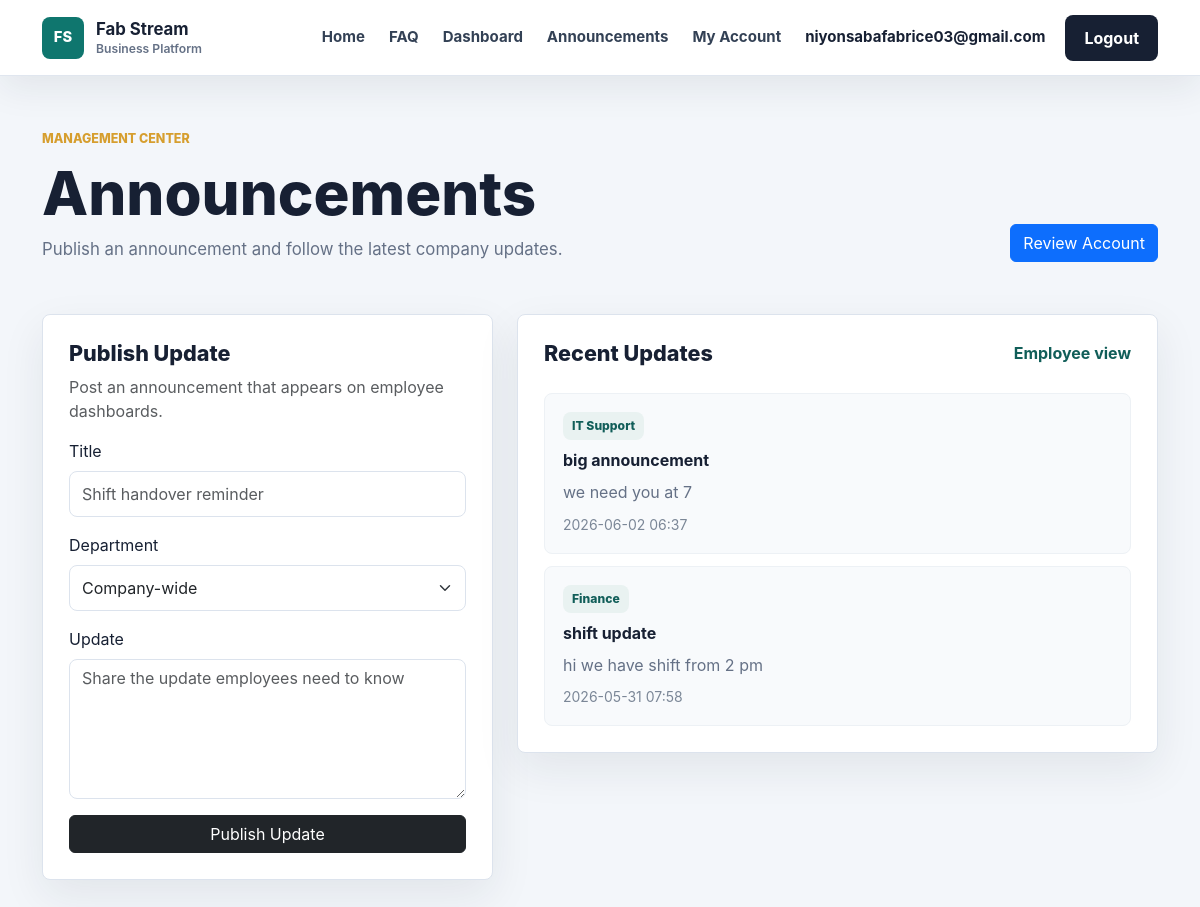
The page /manager-dashboard (signed in) on the database its author committed.
### app/models.py (models this page shows, shortened)
class User(db.Model, UserMixin):
    id = db.Column(db.Integer, primary_key=True)
    username = db.Column(db.String(100), unique=True, nullable=False)
    email = db.Column(db.String(120), unique=True, nullable=False)
    password = db.Column(db.String(200), nullable=False)
    role = db.Column(db.String(20), default='employee')
    full_name = db.Column(db.String(120), nullable=True)
    employee_number = db.Column(db.String(40), unique=True, nullable=True)
    employee_code = db.Column(db.String(40), nullable=True)
    phone = db.Column(db.String(40), nullable=True)
    department = db.Column(db.String(80), nullable=True)
    position = db.Column(db.String(100), nullable=True)
    hire_date = db.Column(db.String(20), nullable=True)

class CompanyUpdate(db.Model):
    id = db.Column(db.Integer, primary_key=True)
    title = db.Column(db.String(150), nullable=False)
    body = db.Column(db.Text, nullable=False)
    department = db.Column(db.String(80), default='Company-wide')
    created_at = db.Column(db.DateTime, default=datetime.utcnow)
    author_id = db.Column(db.Integer, db.ForeignKey('user.id'), nullable=False)
    author = db.relationship('User', backref='company_updates')

### app/routes.py (the view)
@routes.route('/manager-dashboard')
@login_required
def manager_dashboard():
    employees = User.query.order_by(User.username.asc()).all() if is_admin() else []
    stats = {
        'employees': User.query.count(),
        'reports': ReportDocument.query.count(),
        'updates': CompanyUpdate.query.count(),
        'messages': ChatMessage.query.count()
    }
    updates = CompanyUpdate.query.order_by(CompanyUpdate.created_at.desc()).limit(8).all()
    departments = Department.query.order_by(Department.name.asc()).all()
    return render_template('manager_dashboard.html', stats=stats, updates=updates, departments=departments, employees=employees, is_admin=is_admin())

### app/__init__.py (called while the page is built)
def create_app():
    flask_app = Flask(__name__)
    flask_app.config.from_object(Config)
    flask_app.config['UPLOAD_FOLDER'] = os.path.join(flask_app.instance_path, flask_app.config['UPLOAD_FOLDER'])
    os.makedirs(flask_app.config['UPLOAD_FOLDER'], exist_ok=True)
    db.init_app(flask_app)
    bcrypt.init_app(flask_app)
    login_manager.init_app(flask_app)
    socketio.init_app(flask_app)
    migrate.init_app(flask_app, db, render_as_batch=True)
    with flask_app.app_context():
        from . import models
        db.create_all()
    from .models import User
    @login_manager.user_loader
    def load_user(user_id):
        return db.session.get(User, int(user_id))
    from .routes import routes
    from . import crud_routes
    flask_app.register_blueprint(routes)
    return flask_app

### app/routes.py (called while the page is built)
def is_admin(user=None):
    user = user or current_user
    return user.is_authenticated and user.role in ADMIN_ROLES

### app/templates/manager_dashboard.html (shortened to what this page needs)
{% extends 'base.html' %}
{% block content %}
<section class="app-page">
    <div class="container">
        <div class="app-header">
            <div>
                <p class="section-kicker">Management center</p>
                <h1>{% if is_admin %}Admin Dashboard{% else %}Announcements{% endif %}</h1>
                <p>{% if is_admin %}Publish company updates and keep work visible across departments, chat, and reports.{% else %}Publish an announcement and follow the latest company updates.{% endif %}</p>
            </div>
            {% if is_admin %}
                <div class="d-flex gap-2">
                    <a href="{{ url_for('routes.home_media') }}" class="btn btn-success">Manage Home Media</a>
                    <a href="{{ url_for('routes.reports') }}" class="btn btn-primary">Review Reports</a>
                </div>
            {% else %}
                <a href="{{ url_for('routes.employee_detail', employee_id=current_user.id) }}" class="btn btn-primary">Review Account</a>
            {% endif %}
        </div>
        <div class="row g-4 mt-1">
            <div class="col-lg-5">
                <div class="work-panel">
                    <h2>Publish Update</h2>
                    <p class="text-muted">Post an announcement that appears on employee dashboards.</p>
                    <form method="POST" action="{{ url_for('routes.create_update') }}">
                        <div class="mb-3">
                            <label class="form-label" for="title">Title</label>
                            <input class="form-control" id="title" name="title" placeholder="Shift handover reminder" required>
                        </div>
                        <div class="mb-3">
                            <label class="form-label" for="department">Department</label>
                            <select class="form-select" id="department" name="department">
                                <option>Company-wide</option>
                            </select>
                        </div>
                        <div class="mb-3">
                            <label class="form-label" for="body">Update</label>
                            <textarea class="form-control" id="body" name="body" rows="5" placeholder="Share the update employees need to know" required></textarea>
                        </div>
                        <button class="btn btn-dark w-100" type="submit">Publish Update</button>
                    </form>
                </div>
            </div>
            <div class="col-lg-7">
                <div class="work-panel">
                    <div class="panel-title">
                        <h2>Recent Updates</h2>
                        <a href="{{ url_for('routes.dashboard') }}">Employee view</a>
                    </div>
                    <div class="activity-list">
                        {% for update in updates %}
                            <article class="activity-item">
                                <span>{{ update.department }}</span>
                                <strong>{{ update.title }}</strong>
                                <p>{{ update.body }}</p>
                                <small>{{ update.created_at.strftime('%Y-%m-%d %H:%M') }}</small>
                            </article>
                        {% else %}
                            <div class="empty-state">
                                <strong>No updates published.</strong>
                                <span>Create the first update from the form.</span>
                            </div>
                        {% endfor %}
                    </div>
                </div>
            </div>
        </div>
    </div>
</section>
{% endblock %}

### app/templates/base.html (shortened to what this page needs)
<!DOCTYPE html>
<html lang="en">
<head>
    <link href="https://cdn.jsdelivr.net/npm/bootstrap@5.3.0/dist/css/bootstrap.min.css" rel="stylesheet">
    <link rel="stylesheet" href="{{ url_for('static', filename='css/style.css') }}">
</head>
<body>
<nav class="navbar navbar-expand-lg site-navbar sticky-top">
    <div class="container">
        <a class="navbar-brand brand-mark" href="{{ url_for('routes.home') }}">
            <span class="brand-icon">FS</span>
            <span>
                <strong>Fab Stream</strong>
                <small>Business Platform</small>
            </span>
        </a>
        <div class="collapse navbar-collapse" id="navbarNav">
            <ul class="navbar-nav ms-auto align-items-lg-center">
                <li class="nav-item">
                    <a class="nav-link" href="{{ url_for('routes.home') }}">Home</a>
                </li>
                <li class="nav-item">
                    <a class="nav-link" href="{{ url_for('routes.home') }}#faq">FAQ</a>
                </li>
                <li class="nav-item">
                    <a class="nav-link" href="{{ url_for('routes.dashboard') }}">Dashboard</a>
                </li>
                <li class="nav-item">
                    <a class="nav-link" href="{{ url_for('routes.manager_dashboard') }}">Announcements</a>
                </li>
                    {% if current_user.is_authenticated %}
                    <li class="nav-item">
                        <a class="nav-link" href="{{ url_for('routes.employee_detail', employee_id=current_user.id) }}">My Account</a>
                    </li>
                    <li class="nav-item">
                        <span class="nav-link nav-user">{{ current_user.username }}</span>
                    </li>
                    <li class="nav-item">
                        <a class="btn nav-cta ms-lg-2" href="{{ url_for('routes.logout') }}">
                            Logout
                        </a>
                    </li>
                {% endif %}
            </ul>
        </div>
    </div>
</nav>
<main>
    {% block content %}{% endblock %}
</main>
</body>
</html>

### app/static/css/style.css (style rules this page uses)
:root { --ink: #172033; --muted: #657186; --line: #dce3ed; --surface: #ffffff; --soft: #f3f6fa; --brand: #0f766e; --brand-dark: #115e59; --accent: #d69e2e; }
* { box-sizing: border-box; }
body { margin: 0; background: var(--soft); color: var(--ink); font-family: Inter, "Segoe UI", Arial, sans-serif; }
a { text-decoration: none; }
.site-navbar { min-height: 76px; border-bottom: 1px solid rgba(220, 227, 237, 0.88); background: rgba(255, 255, 255, 0.96); box-shadow: 0 12px 36px rgba(23, 32, 51, 0.08); backdrop-filter: blur(18px); }
.brand-mark { display: inline-flex; align-items: center; gap: 12px; color: var(--ink); }
.brand-icon { display: inline-grid; width: 42px; height: 42px; place-items: center; border-radius: 8px; background: var(--brand); color: #ffffff; font-size: 0.92rem; font-weight: 800; }
.brand-mark strong, .brand-mark small { display: block; line-height: 1.1; }
.brand-mark strong { font-size: 1.05rem; letter-spacing: 0; }
.brand-mark small { margin-top: 3px; color: var(--muted); font-size: 0.76rem; font-weight: 600; }
.site-navbar .nav-link { margin: 0 4px; border-radius: 8px; color: #334155; font-size: 0.94rem; font-weight: 650; padding: 10px 12px; transition: background 180ms ease, color 180ms ease; }
.nav-user { color: var(--ink) !important; cursor: default; }
.nav-cta { border-radius: 8px; background: var(--ink); color: #ffffff; font-weight: 750; padding: 10px 18px; }
.hero-kicker, .section-kicker { margin-bottom: 14px; color: var(--accent); font-size: 0.78rem; font-weight: 800; letter-spacing: 0; text-transform: uppercase; }
.app-page { padding: 54px 0 88px; }
.app-header { display: flex; align-items: end; justify-content: space-between; gap: 24px; margin-bottom: 28px; }
.app-header h1 { margin: 0; color: var(--ink); font-size: clamp(2rem, 5vw, 3.8rem); font-weight: 850; line-height: 1; }
.app-header p:not(.section-kicker) { max-width: 720px; margin: 14px 0 0; color: var(--muted); font-size: 1.05rem; }
.stat-card, .work-panel, .department-card, .chat-panel { border: 1px solid var(--line); border-radius: 8px; background: #ffffff; box-shadow: 0 16px 44px rgba(23, 32, 51, 0.08); }
.work-panel, .chat-panel { padding: 26px; }
.work-panel h2, .chat-panel h2 { margin: 0 0 8px; color: var(--ink); font-size: 1.35rem; font-weight: 820; }
.work-panel .form-control, .work-panel .form-select, .chat-form .form-control { min-height: 46px; border-color: var(--line); border-radius: 8px; }
.work-panel textarea.form-control { min-height: 140px; }
.panel-title, .chat-heading { display: flex; align-items: start; justify-content: space-between; gap: 18px; margin-bottom: 18px; }
.panel-title a { color: var(--brand-dark); font-weight: 750; }
.activity-list, .compact-list { display: grid; gap: 12px; }
.activity-item { border: 1px solid #edf1f5; border-radius: 8px; background: #f8fafc; padding: 18px; }
.activity-item span { display: inline-block; margin-bottom: 8px; border-radius: 8px; background: #e9f2f1; color: var(--brand-dark); font-size: 0.76rem; font-weight: 800; padding: 5px 9px; }
.activity-item strong, .activity-item small { display: block; }
.activity-item p { margin: 8px 0; color: var(--muted); line-height: 1.6; }
.activity-item small { color: #7b8797; }

### rows shown on the page
User: username "niyonsabafabrice03@gmail.com"
CompanyUpdate: department "IT Support", title "big announcement", body "we need you at 7", created_at "2026-06-02 06:37"
CompanyUpdate: department "Finance", title "shift update", body "hi we have shift from 2 pm", created_at "2026-05-31 07:58"
